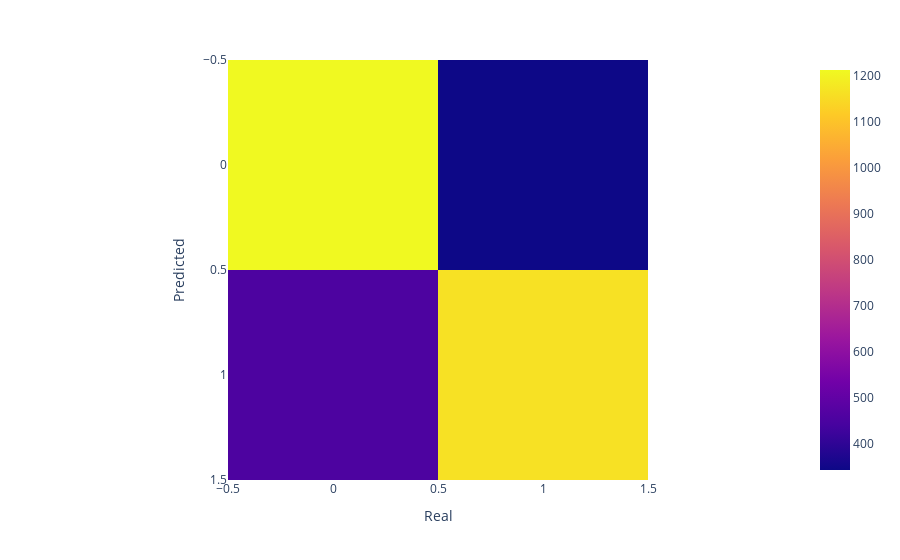

Write notebook code for a chart like this one.
### Code cell
import plotly.express as px

cm1 = confusion_matrix(y_test,y_pred)

fig = px.imshow(cm1,
                labels=dict(x = 'Real',y = 'Predicted'),
                x = [0,1],
                y = [0,1])
fig.show()

### Figure 1 — Plotly figure (JSON) as saved in the notebook; plotly's stock layout.template omitted (floating-point values rounded to 4 significant figures)
{"data": [{"coloraxis": "coloraxis", "hovertemplate": "Real: %{x}<br>Predicted: %{y}<br>color: %{z}<extra></extra>", "name": "0", "type": "heatmap", "x": [0, 1], "xaxis": "x", "y": [0, 1], "yaxis": "y", "z": [[1213, 343], [454, 1164]]}], "layout": {"coloraxis": {"colorscale": [[0, "#0d0887"], [0.1111, "#46039f"], [0.2222, "#7201a8"], [0.3333, "#9c179e"], [0.4444, "#bd3786"], [0.5556, "#d8576b"], [0.6667, "#ed7953"], [0.7778, "#fb9f3a"], [0.8889, "#fdca26"], [1, "#f0f921"]]}, "margin": {"t": 60}, "xaxis": {"anchor": "y", "constrain": "domain", "domain": [0, 1], "scaleanchor": "y", "title": {"text": "Real"}}, "yaxis": {"anchor": "x", "autorange": "reversed", "constrain": "domain", "domain": [0, 1], "title": {"text": "Predicted"}}}}
